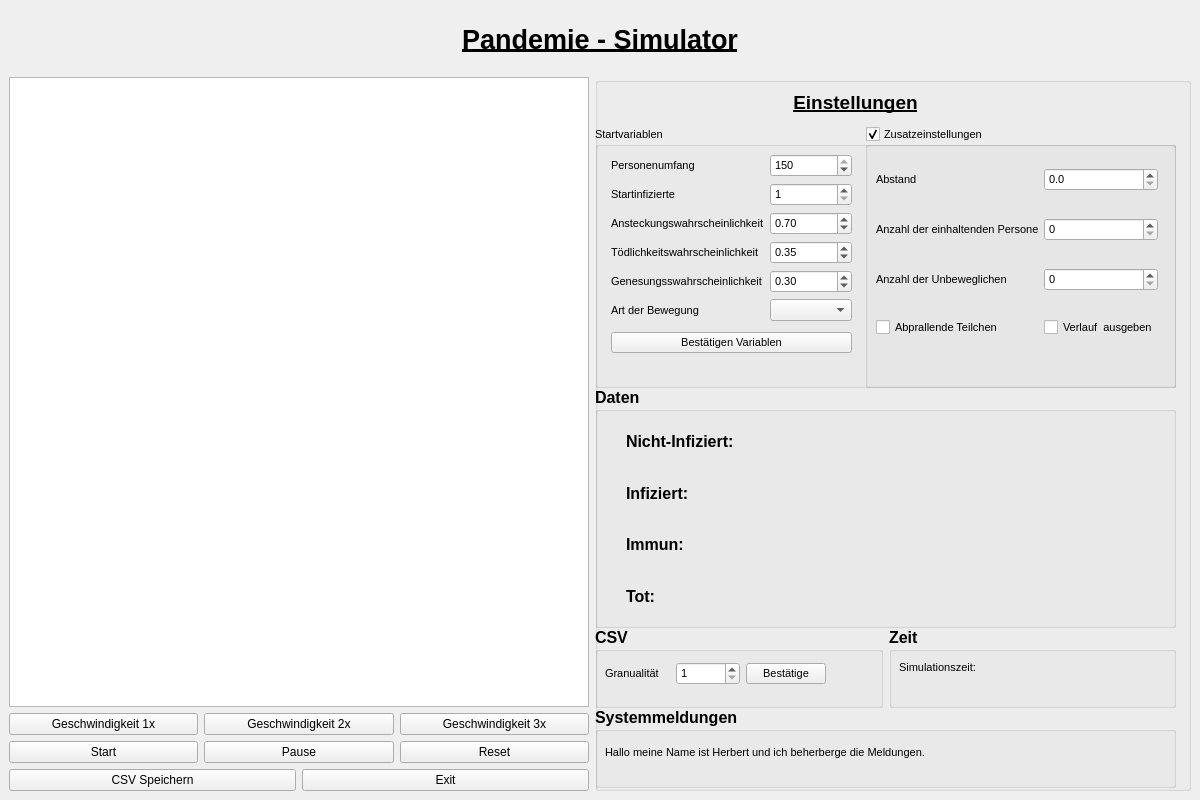
<?xml version="1.0" encoding="UTF-8"?>
<ui version="4.0">
 <class>MainWindow</class>
 <widget class="QMainWindow" name="MainWindow">
  <property name="geometry">
   <rect>
    <x>0</x>
    <y>0</y>
    <width>1200</width>
    <height>800</height>
   </rect>
  </property>
  <property name="sizePolicy">
   <sizepolicy hsizetype="Fixed" vsizetype="Fixed">
    <horstretch>0</horstretch>
    <verstretch>0</verstretch>
   </sizepolicy>
  </property>
  <property name="minimumSize">
   <size>
    <width>1200</width>
    <height>800</height>
   </size>
  </property>
  <property name="maximumSize">
   <size>
    <width>1200</width>
    <height>800</height>
   </size>
  </property>
  <property name="windowTitle">
   <string>MainWindow</string>
  </property>
  <widget class="QWidget" name="centralwidget">
   <layout class="QVBoxLayout" name="verticalLayout">
    <item>
     <widget class="QLabel" name="simulatorlabel">
      <property name="text">
       <string>&lt;html&gt;&lt;head/&gt;&lt;body&gt;&lt;p align=&quot;center&quot;&gt;&lt;span style=&quot; font-size:20pt; font-weight:600; text-decoration: underline;&quot;&gt;Pandemie - Simulator&lt;/span&gt;&lt;/p&gt;&lt;/body&gt;&lt;/html&gt;</string>
      </property>
     </widget>
    </item>
    <item>
     <layout class="QFormLayout" name="formlayout">
      <item row="0" column="1">
       <layout class="QVBoxLayout" name="verticallayout">
        <item>
         <widget class="QGroupBox" name="settingsbox">
          <property name="minimumSize">
           <size>
            <width>580</width>
            <height>0</height>
           </size>
          </property>
          <property name="maximumSize">
           <size>
            <width>600</width>
            <height>16777215</height>
           </size>
          </property>
          <property name="font">
           <font>
            <pointsize>8</pointsize>
            <weight>50</weight>
            <bold>false</bold>
            <underline>false</underline>
           </font>
          </property>
          <property name="title">
           <string/>
          </property>
          <widget class="QWidget" name="layoutWidget">
           <property name="geometry">
            <rect>
             <x>0</x>
             <y>50</y>
             <width>581</width>
             <height>261</height>
            </rect>
           </property>
           <layout class="QHBoxLayout" name="horizontallayout">
            <item>
             <widget class="QGroupBox" name="startvariablesgroupbox">
              <property name="toolTip">
               <string extracomment="Müssen eingetellt werden vor Start und nach Reset, danach sind sie protected"/>
              </property>
              <property name="toolTipDuration">
               <number>5</number>
              </property>
              <property name="title">
               <string>Startvariablen</string>
              </property>
              <property name="checkable">
               <bool>false</bool>
              </property>
              <property name="checked">
               <bool>false</bool>
              </property>
              <widget class="QGroupBox" name="extrabox">
               <property name="geometry">
                <rect>
                 <x>270</x>
                 <y>0</y>
                 <width>311</width>
                 <height>261</height>
                </rect>
               </property>
               <property name="title">
                <string>Zusatzeinstellungen</string>
               </property>
               <property name="flat">
                <bool>false</bool>
               </property>
               <property name="checkable">
                <bool>true</bool>
               </property>
               <widget class="QWidget" name="layoutWidget">
                <property name="geometry">
                 <rect>
                  <x>11</x>
                  <y>20</y>
                  <width>282</width>
                  <height>211</height>
                 </rect>
                </property>
                <layout class="QGridLayout" name="gridlayout_3">
                 <item row="2" column="0">
                  <widget class="QLabel" name="unmoveablelabel">
                   <property name="text">
                    <string>Anzahl der Unbeweglichen</string>
                   </property>
                  </widget>
                 </item>
                 <item row="3" column="1">
                  <widget class="QCheckBox" name="livedataexportbox">
                   <property name="text">
                    <string>Verlauf  ausgeben</string>
                   </property>
                  </widget>
                 </item>
                 <item row="2" column="1">
                  <widget class="QSpinBox" name="unmoveablespinbox"/>
                 </item>
                 <item row="0" column="0">
                  <widget class="QLabel" name="distancelabel">
                   <property name="text">
                    <string>Abstand</string>
                   </property>
                  </widget>
                 </item>
                 <item row="3" column="0">
                  <widget class="QCheckBox" name="bouncecheckbox">
                   <property name="text">
                    <string>Abprallende Teilchen</string>
                   </property>
                  </widget>
                 </item>
                 <item row="0" column="1">
                  <widget class="QDoubleSpinBox" name="distancespinbox">
                   <property name="decimals">
                    <number>1</number>
                   </property>
                   <property name="maximum">
                    <double>5.000000000000000</double>
                   </property>
                   <property name="singleStep">
                    <double>0.100000000000000</double>
                   </property>
                  </widget>
                 </item>
                 <item row="1" column="0">
                  <widget class="QLabel" name="keepquotelabel">
                   <property name="text">
                    <string>Anzahl der einhaltenden Personen</string>
                   </property>
                  </widget>
                 </item>
                 <item row="1" column="1">
                  <widget class="QSpinBox" name="keeperspinbox"/>
                 </item>
                </layout>
               </widget>
              </widget>
              <widget class="QWidget" name="layoutWidget">
               <property name="geometry">
                <rect>
                 <x>16</x>
                 <y>22</y>
                 <width>241</width>
                 <height>211</height>
                </rect>
               </property>
               <layout class="QVBoxLayout" name="verticalLayout_2">
                <item>
                 <layout class="QGridLayout" name="gridlayout">
                  <item row="0" column="0">
                   <widget class="QLabel" name="personlabel">
                    <property name="text">
                     <string>Personenumfang</string>
                    </property>
                   </widget>
                  </item>
                  <item row="0" column="1">
                   <widget class="QSpinBox" name="personbox">
                    <property name="minimum">
                     <number>2</number>
                    </property>
                    <property name="maximum">
                     <number>150</number>
                    </property>
                    <property name="value">
                     <number>150</number>
                    </property>
                   </widget>
                  </item>
                  <item row="1" column="0">
                   <widget class="QLabel" name="infilabel">
                    <property name="text">
                     <string>Startinfizierte</string>
                    </property>
                   </widget>
                  </item>
                  <item row="1" column="1">
                   <widget class="QSpinBox" name="infibox">
                    <property name="minimum">
                     <number>1</number>
                    </property>
                    <property name="maximum">
                     <number>10</number>
                    </property>
                    <property name="singleStep">
                     <number>1</number>
                    </property>
                   </widget>
                  </item>
                  <item row="2" column="0">
                   <widget class="QLabel" name="diseaselabel">
                    <property name="text">
                     <string>Ansteckungswahrscheinlichkeit</string>
                    </property>
                   </widget>
                  </item>
                  <item row="2" column="1">
                   <widget class="QDoubleSpinBox" name="diseasechancebox">
                    <property name="minimum">
                     <double>0.010000000000000</double>
                    </property>
                    <property name="maximum">
                     <double>1.000000000000000</double>
                    </property>
                    <property name="singleStep">
                     <double>0.010000000000000</double>
                    </property>
                    <property name="value">
                     <double>0.700000000000000</double>
                    </property>
                   </widget>
                  </item>
                  <item row="3" column="0">
                   <widget class="QLabel" name="deathlabel">
                    <property name="text">
                     <string>Tödlichkeitswahrscheinlichkeit</string>
                    </property>
                   </widget>
                  </item>
                  <item row="3" column="1">
                   <widget class="QDoubleSpinBox" name="deathbox">
                    <property name="minimum">
                     <double>0.010000000000000</double>
                    </property>
                    <property name="maximum">
                     <double>1.000000000000000</double>
                    </property>
                    <property name="singleStep">
                     <double>0.010000000000000</double>
                    </property>
                    <property name="value">
                     <double>0.350000000000000</double>
                    </property>
                   </widget>
                  </item>
                  <item row="4" column="0">
                   <widget class="QLabel" name="curechancelabel">
                    <property name="text">
                     <string>Genesungsswahrscheinlichkeit</string>
                    </property>
                   </widget>
                  </item>
                  <item row="4" column="1">
                   <widget class="QDoubleSpinBox" name="curebox">
                    <property name="minimum">
                     <double>0.010000000000000</double>
                    </property>
                    <property name="maximum">
                     <double>1.000000000000000</double>
                    </property>
                    <property name="singleStep">
                     <double>0.010000000000000</double>
                    </property>
                    <property name="value">
                     <double>0.300000000000000</double>
                    </property>
                   </widget>
                  </item>
                  <item row="5" column="0">
                   <widget class="QLabel" name="movementlabel">
                    <property name="text">
                     <string>Art der Bewegung</string>
                    </property>
                   </widget>
                  </item>
                  <item row="5" column="1">
                   <widget class="QComboBox" name="movementbox">
                    <property name="editable">
                     <bool>false</bool>
                    </property>
                    <property name="currentText">
                     <string/>
                    </property>
                   </widget>
                  </item>
                 </layout>
                </item>
                <item>
                 <widget class="QPushButton" name="applybutton">
                  <property name="text">
                   <string>Bestätigen Variablen</string>
                  </property>
                 </widget>
                </item>
               </layout>
              </widget>
             </widget>
            </item>
           </layout>
          </widget>
          <widget class="QGroupBox" name="livedatabox">
           <property name="geometry">
            <rect>
             <x>0</x>
             <y>310</y>
             <width>581</width>
             <height>241</height>
            </rect>
           </property>
           <property name="font">
            <font>
             <pointsize>12</pointsize>
             <weight>75</weight>
             <bold>true</bold>
             <underline>false</underline>
            </font>
           </property>
           <property name="title">
            <string>Daten</string>
           </property>
           <widget class="QWidget" name="layoutWidget">
            <property name="geometry">
             <rect>
              <x>31</x>
              <y>31</y>
              <width>531</width>
              <height>201</height>
             </rect>
            </property>
            <layout class="QGridLayout" name="gridlayout_2">
             <item row="0" column="0">
              <widget class="QLabel" name="notinfectedlabel">
               <property name="text">
                <string>Nicht-Infiziert:</string>
               </property>
              </widget>
             </item>
             <item row="1" column="0">
              <widget class="QLabel" name="infectedlabel">
               <property name="text">
                <string>Infiziert:</string>
               </property>
              </widget>
             </item>
             <item row="1" column="1">
              <widget class="QLabel" name="infectnumberlabel">
               <property name="text">
                <string/>
               </property>
              </widget>
             </item>
             <item row="2" column="1">
              <widget class="QLabel" name="curednumberlabel">
               <property name="text">
                <string/>
               </property>
              </widget>
             </item>
             <item row="3" column="0">
              <widget class="QLabel" name="deadlabel">
               <property name="text">
                <string>Tot:</string>
               </property>
              </widget>
             </item>
             <item row="3" column="1">
              <widget class="QLabel" name="deadnumberlabel">
               <property name="text">
                <string/>
               </property>
              </widget>
             </item>
             <item row="2" column="0">
              <widget class="QLabel" name="curedlabel">
               <property name="text">
                <string>Immun:</string>
               </property>
              </widget>
             </item>
             <item row="0" column="1">
              <widget class="QLabel" name="notinfnumberlabel">
               <property name="text">
                <string/>
               </property>
              </widget>
             </item>
            </layout>
           </widget>
          </widget>
          <widget class="QGroupBox" name="systembox">
           <property name="geometry">
            <rect>
             <x>0</x>
             <y>630</y>
             <width>581</width>
             <height>81</height>
            </rect>
           </property>
           <property name="font">
            <font>
             <pointsize>12</pointsize>
             <weight>75</weight>
             <bold>true</bold>
             <underline>false</underline>
            </font>
           </property>
           <property name="title">
            <string>Systemmeldungen</string>
           </property>
           <widget class="QLabel" name="systemlabel">
            <property name="geometry">
             <rect>
              <x>10</x>
              <y>20</y>
              <width>481</width>
              <height>51</height>
             </rect>
            </property>
            <property name="font">
             <font>
              <pointsize>8</pointsize>
              <weight>50</weight>
              <bold>false</bold>
              <underline>false</underline>
             </font>
            </property>
            <property name="text">
             <string>Hallo meine Name ist Herbert und ich beherberge die Meldungen.</string>
            </property>
           </widget>
          </widget>
          <widget class="QLabel" name="settingslabel">
           <property name="geometry">
            <rect>
             <x>190</x>
             <y>10</y>
             <width>141</width>
             <height>31</height>
            </rect>
           </property>
           <property name="font">
            <font>
             <pointsize>14</pointsize>
             <weight>75</weight>
             <bold>true</bold>
             <underline>true</underline>
            </font>
           </property>
           <property name="text">
            <string>Einstellungen</string>
           </property>
           <property name="alignment">
            <set>Qt::AlignCenter</set>
           </property>
          </widget>
          <widget class="QWidget" name="layoutWidget">
           <property name="geometry">
            <rect>
             <x>0</x>
             <y>550</y>
             <width>581</width>
             <height>81</height>
            </rect>
           </property>
           <layout class="QHBoxLayout" name="horizontallayout_3">
            <item>
             <widget class="QGroupBox" name="csvgroupbox">
              <property name="font">
               <font>
                <pointsize>12</pointsize>
                <weight>75</weight>
                <bold>true</bold>
                <underline>false</underline>
               </font>
              </property>
              <property name="title">
               <string>CSV </string>
              </property>
              <widget class="QWidget" name="layoutWidget">
               <property name="geometry">
                <rect>
                 <x>10</x>
                 <y>30</y>
                 <width>221</width>
                 <height>33</height>
                </rect>
               </property>
               <layout class="QHBoxLayout" name="horizontallayout_4">
                <item>
                 <widget class="QLabel" name="granuallabel">
                  <property name="font">
                   <font>
                    <pointsize>8</pointsize>
                    <weight>50</weight>
                    <bold>false</bold>
                    <underline>false</underline>
                   </font>
                  </property>
                  <property name="text">
                   <string>Granualität</string>
                  </property>
                 </widget>
                </item>
                <item>
                 <widget class="QSpinBox" name="granspinbox">
                  <property name="font">
                   <font>
                    <pointsize>8</pointsize>
                    <weight>50</weight>
                    <bold>false</bold>
                    <underline>false</underline>
                   </font>
                  </property>
                  <property name="minimum">
                   <number>1</number>
                  </property>
                  <property name="maximum">
                   <number>1000</number>
                  </property>
                 </widget>
                </item>
                <item>
                 <widget class="QPushButton" name="applycsvbutton">
                  <property name="font">
                   <font>
                    <pointsize>8</pointsize>
                    <weight>50</weight>
                    <bold>false</bold>
                    <underline>false</underline>
                   </font>
                  </property>
                  <property name="text">
                   <string>Bestätige</string>
                  </property>
                 </widget>
                </item>
               </layout>
              </widget>
             </widget>
            </item>
            <item>
             <widget class="QGroupBox" name="timebox">
              <property name="font">
               <font>
                <pointsize>12</pointsize>
                <weight>75</weight>
                <bold>true</bold>
                <underline>false</underline>
               </font>
              </property>
              <property name="title">
               <string>Zeit</string>
              </property>
              <widget class="QWidget" name="layoutWidget">
               <property name="geometry">
                <rect>
                 <x>10</x>
                 <y>30</y>
                 <width>221</width>
                 <height>21</height>
                </rect>
               </property>
               <layout class="QHBoxLayout" name="horizontallayout_5">
                <item>
                 <widget class="QLabel" name="timelabel">
                  <property name="font">
                   <font>
                    <pointsize>8</pointsize>
                    <weight>50</weight>
                    <bold>false</bold>
                    <underline>false</underline>
                   </font>
                  </property>
                  <property name="text">
                   <string>Simulationszeit:</string>
                  </property>
                 </widget>
                </item>
                <item>
                 <widget class="QLabel" name="timedatalabel">
                  <property name="font">
                   <font>
                    <pointsize>8</pointsize>
                    <weight>50</weight>
                    <bold>false</bold>
                    <underline>false</underline>
                   </font>
                  </property>
                  <property name="text">
                   <string/>
                  </property>
                 </widget>
                </item>
               </layout>
              </widget>
             </widget>
            </item>
           </layout>
          </widget>
         </widget>
        </item>
       </layout>
      </item>
      <item row="0" column="0">
       <layout class="QVBoxLayout" name="verticallayout_3">
        <item>
         <widget class="QGraphicsView" name="graphicsview">
          <property name="sizePolicy">
           <sizepolicy hsizetype="Fixed" vsizetype="Fixed">
            <horstretch>0</horstretch>
            <verstretch>0</verstretch>
           </sizepolicy>
          </property>
          <property name="minimumSize">
           <size>
            <width>580</width>
            <height>630</height>
           </size>
          </property>
          <property name="maximumSize">
           <size>
            <width>580</width>
            <height>630</height>
           </size>
          </property>
         </widget>
        </item>
        <item>
         <layout class="QGridLayout" name="gridlayout_4">
          <item row="0" column="0">
           <widget class="QPushButton" name="speedbutton1x">
            <property name="text">
             <string>Geschwindigkeit 1x</string>
            </property>
           </widget>
          </item>
          <item row="0" column="1">
           <widget class="QPushButton" name="speedbutton2x">
            <property name="text">
             <string>Geschwindigkeit 2x</string>
            </property>
           </widget>
          </item>
          <item row="0" column="2">
           <widget class="QPushButton" name="speedbutton3x">
            <property name="sizePolicy">
             <sizepolicy hsizetype="Preferred" vsizetype="Preferred">
              <horstretch>0</horstretch>
              <verstretch>0</verstretch>
             </sizepolicy>
            </property>
            <property name="text">
             <string>Geschwindigkeit 3x</string>
            </property>
           </widget>
          </item>
          <item row="1" column="0">
           <widget class="QPushButton" name="startbutton">
            <property name="text">
             <string>Start</string>
            </property>
           </widget>
          </item>
          <item row="1" column="1">
           <widget class="QPushButton" name="pausebutton">
            <property name="text">
             <string>Pause</string>
            </property>
           </widget>
          </item>
          <item row="1" column="2">
           <widget class="QPushButton" name="resetbutton">
            <property name="text">
             <string>Reset</string>
            </property>
           </widget>
          </item>
         </layout>
        </item>
        <item>
         <layout class="QHBoxLayout" name="horizontallayout_2">
          <item>
           <widget class="QPushButton" name="csvsavebutton">
            <property name="text">
             <string>CSV Speichern</string>
            </property>
           </widget>
          </item>
          <item>
           <widget class="QPushButton" name="exitbutton">
            <property name="text">
             <string>Exit</string>
            </property>
           </widget>
          </item>
         </layout>
        </item>
       </layout>
      </item>
     </layout>
    </item>
   </layout>
  </widget>
 </widget>
 <resources/>
 <connections/>
</ui>
